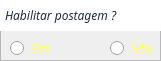
      <widget class="QFrame" name="frame_5">
       <property name="geometry">
        <rect>
         <x>240</x>
         <y>30</y>
         <width>161</width>
         <height>61</height>
        </rect>
       </property>
       <property name="frameShape">
        <enum>QFrame::StyledPanel</enum>
       </property>
       <property name="frameShadow">
        <enum>QFrame::Raised</enum>
       </property>
       <widget class="QLabel" name="label_6">
        <property name="geometry">
         <rect>
          <x>0</x>
          <y>0</y>
          <width>161</width>
          <height>31</height>
         </rect>
        </property>
        <property name="font">
         <font>
          <family>Cocogoose Pro</family>
          <pointsize>9</pointsize>
          <italic>true</italic>
         </font>
        </property>
        <property name="styleSheet">
         <string notr="true">color: rgb(35,45,55);
background-color: rgb(255, 255, 255);</string>
        </property>
        <property name="text">
         <string>Habilitar postagem ?</string>
        </property>
        <property name="indent">
         <number>5</number>
        </property>
       </widget>
       <widget class="QRadioButton" name="radPostNao">
        <property name="geometry">
         <rect>
          <x>110</x>
          <y>40</y>
          <width>71</width>
          <height>16</height>
         </rect>
        </property>
        <property name="font">
         <font>
          <family>Cocogoose Pro</family>
          <pointsize>9</pointsize>
          <italic>true</italic>
          <underline>false</underline>
          <stylestrategy>PreferDefault</stylestrategy>
         </font>
        </property>
        <property name="layoutDirection">
         <enum>Qt::LeftToRight</enum>
        </property>
        <property name="autoFillBackground">
         <bool>false</bool>
        </property>
        <property name="styleSheet">
         <string notr="true">color: rgb(255, 255, 100);</string>
        </property>
        <property name="text">
         <string>Não</string>
        </property>
       </widget>
       <widget class="QRadioButton" name="radPostSim">
        <property name="geometry">
         <rect>
          <x>10</x>
          <y>40</y>
          <width>71</width>
          <height>16</height>
         </rect>
        </property>
        <property name="font">
         <font>
          <family>Cocogoose Pro</family>
          <pointsize>9</pointsize>
          <italic>true</italic>
          <underline>false</underline>
          <stylestrategy>PreferDefault</stylestrategy>
         </font>
        </property>
        <property name="layoutDirection">
         <enum>Qt::LeftToRight</enum>
        </property>
        <property name="autoFillBackground">
         <bool>false</bool>
        </property>
        <property name="styleSheet">
         <string notr="true">color: rgb(255, 255, 100);</string>
        </property>
        <property name="text">
         <string>Sim</string>
        </property>
       </widget>
      </widget>
